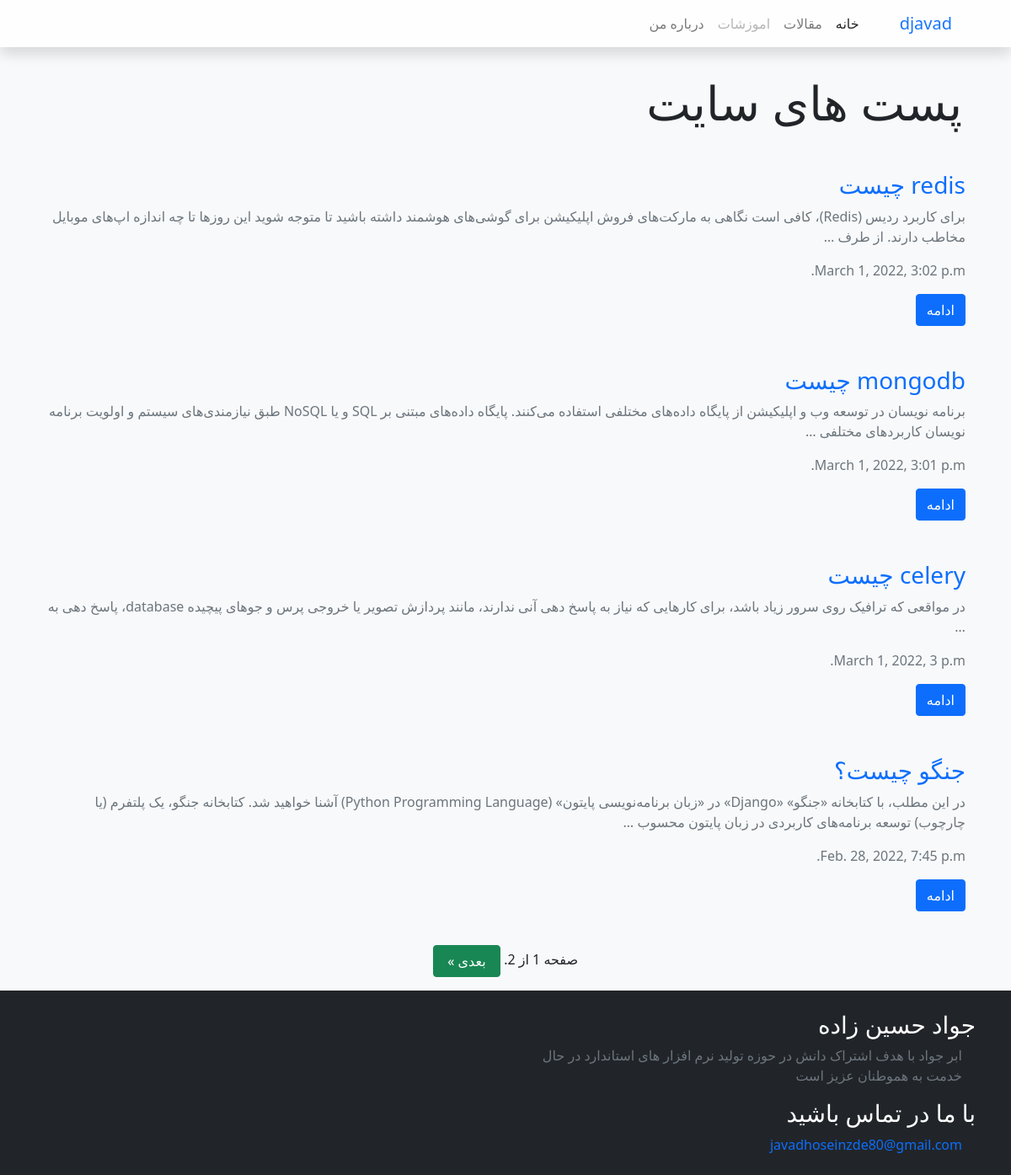
The app's page /Article/ with its own data.
### mysite/models.py (models this page shows, shortened)
class Article(models.Model):
	title = models.CharField(max_length=100)
	slug = models.SlugField(max_length=100, unique=True, null=True)
	description = models.TextField()
	status = models.BooleanField(default=False)
	time = models.DateTimeField(auto_now_add=True)

### mysite/views.py (the view)
# urls.py: path("Article/", ArticleSList.as_view(), name="ArticleS"),
class ArticleSList(ListView):
	queryset = Article.objects.filter(status=True).order_by("-time")
	template_name = "article/articles.html"
	paginate_by = 4

### templates/article/articles.html (shortened to what this page needs)
{% extends "base.html" %}
{% block content %}
<div class="container">
<h2 class="p-3 mt-3 display-4">پست های سایت</h2>
</div>
<div class="container">
	<div class="row">
{% for a in object_list %}
		<div class="col-lg-12 col-md-6 p-4">
	<a href="{% url 'mysite:detail' a.slug %}"><h3>{{a.title}}</h3></a>
	<p class="text-muted">{{a.description|truncatewords:30}}</p>
	<p class="text-muted">{{a.time}}</p>
	<a href="{% url 'mysite:detail' a.slug %}" class="btn btn-primary" role="button">ادامه</a>
</div>
{% endfor %}
</div>
<div class="d-flex justify-content-center p-3">
<div class="pagination">
    <span class="step-links">
        <span class="current">
            صفحه {{ page_obj.number }} از {{ page_obj.paginator.num_pages }}.
        </span>
        {% if page_obj.has_next %}
            <a href="?page={{ page_obj.paginator.num_pages }}" class="btn btn-success" style="width:80px;">بعدی &raquo;</a>
        {% endif %}
    </span>
</div>
</div>
</div>
{% endblock %}

### templates/base.html (style rules this page uses)
a { text-decoration: auto; }

### records on screen
Article: title "redis چیست", description "برای کاربرد ردیس (Redis)، کافی است نگاهی به مارکت‌های فروش اپلیکیشن برای گوشی‌های هوشمند داشته باشید تا متوجه شوید این روزها تا چه اندازه اپ‌های موبایل مخاطب دارند. از طرف …", time "March 1, 2022, 3:02 p.m."
Article: title "mongodb چیست", description "برنامه نویسان در توسعه وب و اپلیکیشن از پایگاه داده‌های مختلفی استفاده می‌کنند. پایگاه داده‌های مبتنی بر SQL و یا NoSQL طبق نیازمندی‌های سیستم و اولویت برنامه نویسان کاربردهای مختلفی …", time "March 1, 2022, 3:01 p.m."
Article: title "celery چیست", description "در مواقعی که ترافیک روی سرور زیاد باشد، برای کارهایی که نیاز به پاسخ­ دهی آنی ندارند، مانند پردازش تصویر یا خروجی پرس و جو­های پیچیده database، پاسخ دهی به …", time "March 1, 2022, 3 p.m."
Article: title "جنگو چیست؟", description "در این مطلب، با کتابخانه «جنگو» «Django» در «زبان برنامه‌نویسی پایتون» (Python Programming Language) آشنا خواهید شد. کتابخانه جنگو، یک پلتفرم (یا چارچوب) توسعه برنامه‌های کاربردی در زبان پایتون محسوب …", time "Feb. 28, 2022, 7:45 p.m."

### other values on screen
{{ page_obj.paginator.num_pages }} "2"
